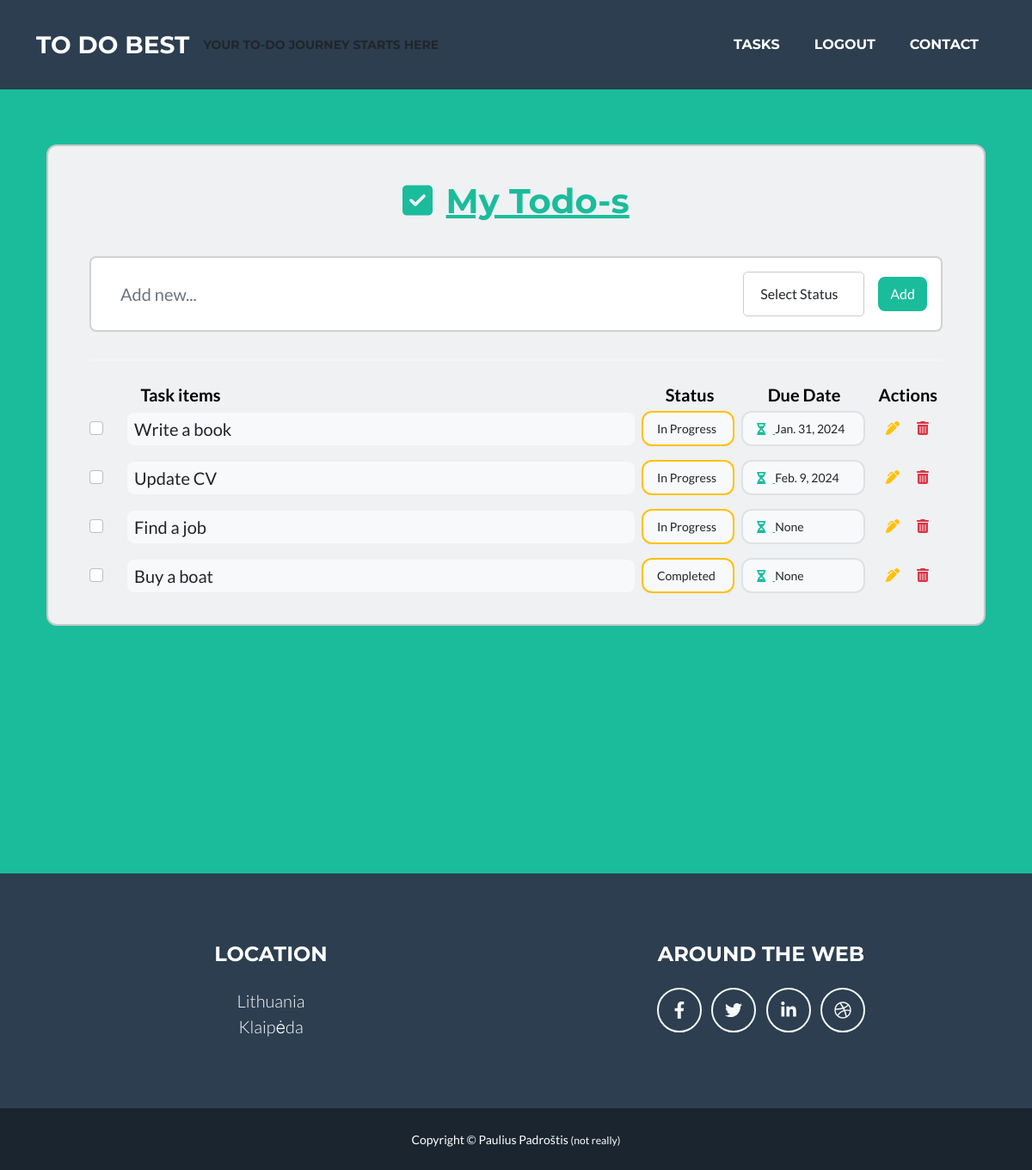
Before: /tasks/ (signed in) with the older database file.
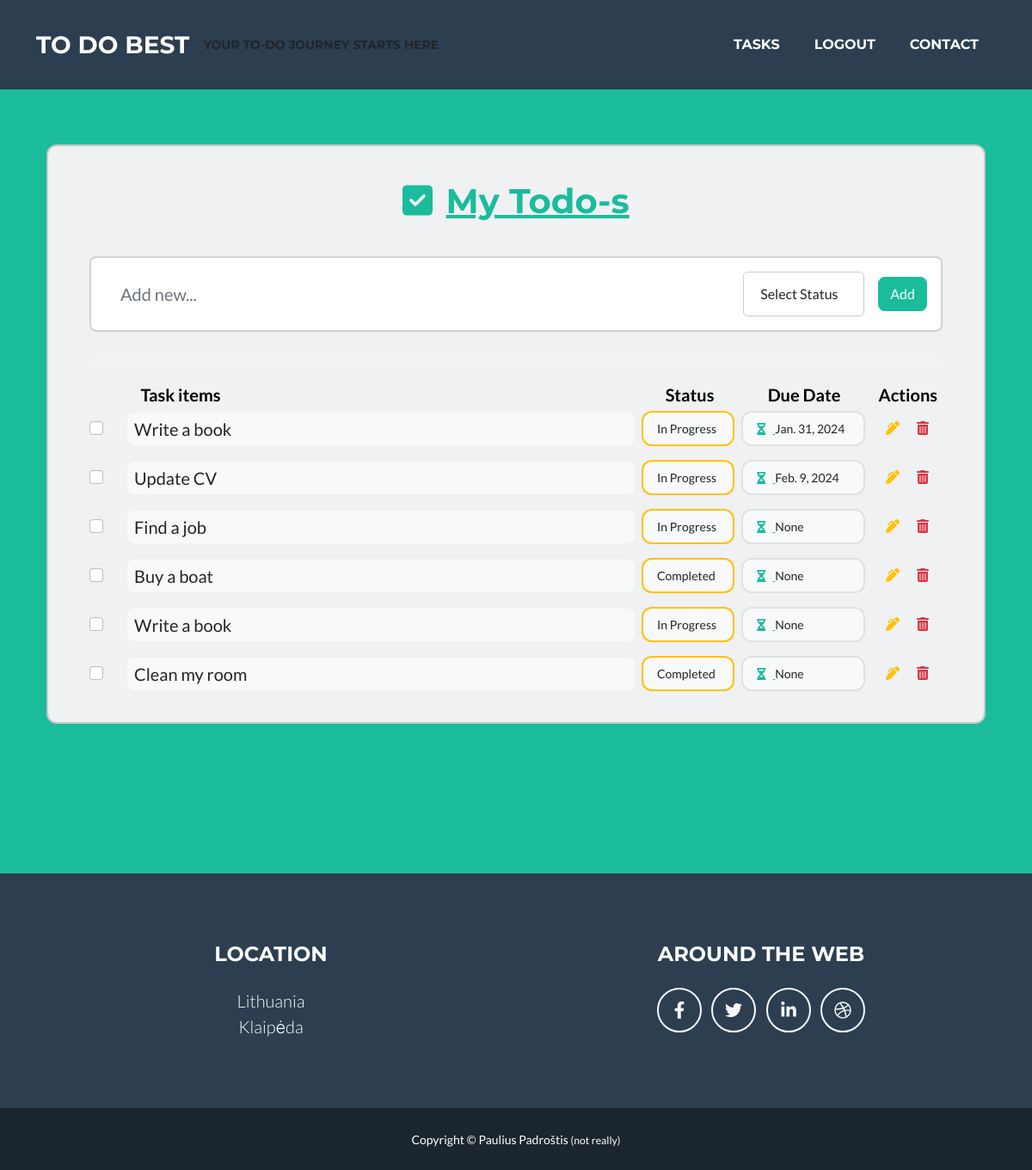
After: the same page with the newer database file.
### todoapp/models.py (models this page shows, shortened)
class Task(models.Model):
    task = models.CharField(verbose_name='Task', max_length=200)
    user = models.ForeignKey(User, on_delete=models.CASCADE)
    creation_date = models.DateTimeField(verbose_name='Task created', auto_now_add=True)
    due_date = models.DateField(verbose_name='Due on', blank=True, null=True)
    COMPLETION_STATUS = (
        ('td', 'To do'),
        ('ip', 'In Progress'),
        ('ca', 'Cancelled'),
        ('co', 'Completed'),
    )
    status = models.CharField(max_length=2, choices=COMPLETION_STATUS, default='td', help_text='Task status')
    class Meta:
        verbose_name = 'Task'
        verbose_name_plural = 'Tasks'

### todoapp/views.py (the view)
# urls.py: path('tasks/', views.TaskListView.as_view(), name='tasks'),
class TaskListView(LoginRequiredMixin, generic.ListView):
    model = Task
    template_name = 'tasklist.html'
    context_object_name = 'task'
    def get_context_data(self, **kwargs):
        context = super().get_context_data(**kwargs)
        context['status_choices'] = Task.COMPLETION_STATUS
        return context
    def get_queryset(self):
        return Task.objects.filter(user=self.request.user)

### todoapp/templates/tasklist.html (shortened to what the changed rows need)
{% extends "base.html" %}
{% load static %}
{% load crispy_forms_tags %}
{% block TaskListCSS %}
<link href="{% static 'css/todo.css' %}" rel="stylesheet"/> {% endblock %}
{% block Content %}
<section class="vh-100">
    <div class="container py-5 h-50">
        <div class="row d-flex justify-content-center align-items-center h-50">
            <div class="col">
                <div class="card fixed-header" id="list1" style="border-radius: .75rem; background-color: #eff1f2;">
                    <div class="card-body py-4 px-4 px-md-5">
                        {% for item in task %}
                            <ul id="taskList" class="list-group list-group-horizontal rounded-0 mb-2">
                                <li class="list-group-item d-flex align-items-center ps-0 pe-3 py-1 rounded-0 border-0 bg-transparent">
                                    <div class="form-check">
                                        <input class="form-check-input me-0" type="checkbox" value="" aria-label="..."/>
                                    </div>
                                </li>
                                <li class="list-group-item px-1 py-1 d-flex align-items-center flex-grow-1 border-0 bg-transparent">
                                    <p class="lead fw-normal mb-0 bg-light w-100 ms-n2 ps-2 py-1 rounded">{{item.task}}</p>
                                </li>
                                <li class="list-group-item px-1 py-1 d-flex align-items-center border-0 bg-transparent">
                                    <div class="py-2 px-3  border border-warning rounded-3 d-flex align-items-center bg-light" style="width: 9vw;">
                                        <p class="small mb-0" data-mdb-toggle="tooltip" title="Status">
                                            {{item.get_status_display}}
                                        </p>
                                    </div>
                                </li>
                                <li class="list-group-item px-1 py-1 d-flex align-items-center border-0 bg-transparent" >
                                    <div class="py-2 px-3 border rounded-3 d-flex align-items-center bg-light" style="width: 12vw;">
                                        <p class="small mb-0">
                                            <a href="#!" data-mdb-toggle="tooltip" title="Due on date">
                                                <i class="fas fa-hourglass-half me-2"></i>
                                            </a>
                                            {{item.due_date}}
                                        </p>
                                    </div>
                                </li>
                                <li class="list-group-item ps-1 mt-1 ms-3 rounded-0 border-0 bg-transparent">
                                    <div class="d-flex flex-row justify-content-end mb-1">
                                        <a href="{% url 'update_todo' pk=item.id %}" class="text-warning" data-mdb-toggle="tooltip" title="Edit"><i class="fas fa-pen-alt"></i></a>
                                    </div>
                                </li>
                                <li class="list-group-item ps-1 mt-1  rounded-0 border-0 bg-transparent">
                                    <div class="d-flex flex-row justify-content-end mb-1">
                                        <a href="#!" class="text-danger" data-mdb-toggle="tooltip" title="Delete" onclick="deleteTask('{{item.id}}')"><i class="fas fa-trash-alt"></i></a>
                                    </div>
                                </li>
                            </ul>
                        {% endfor %}
                    </div>
                </div>
            </div>
        </div>
    </div>
</section>
{% endblock %}

Changed rows visible on the page:
added Task: task "Write a book", status "In Progress", due_date "None"
added Task: task "Clean my room", status "Completed", due_date "None"
